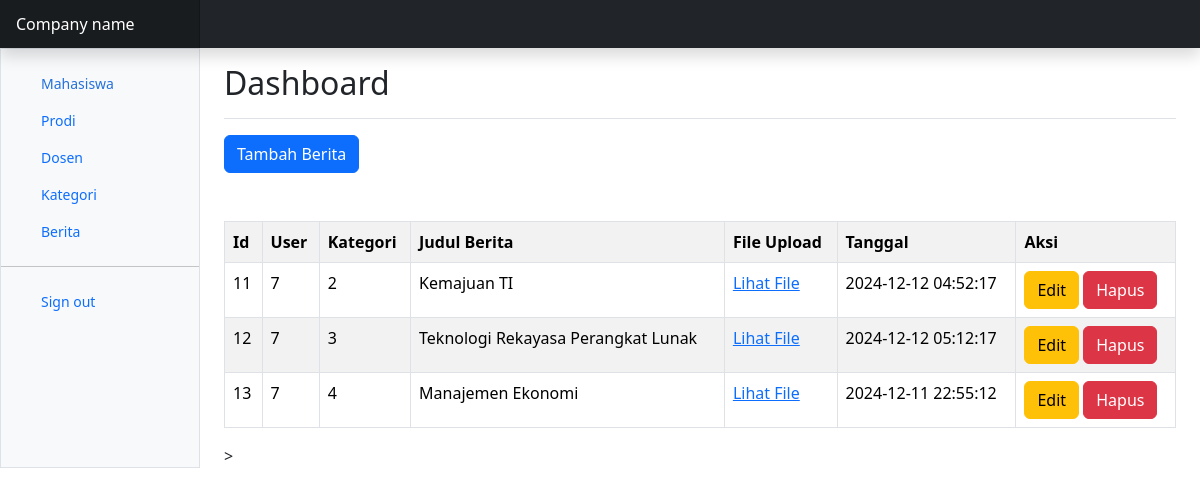
Page /admin/index.php?p=berita (signed in) on the committed database.
### tables this page shows
CREATE TABLE `berita` (
  `id` int(11) NOT NULL,
  `user_id` int(11) NOT NULL,
  `kategori_id` int(11) NOT NULL,
  `judul_berita` varchar(100) NOT NULL,
  `file_upload` varchar(100) NOT NULL,
  `isi_berita` text NOT NULL,
  `date_created` timestamp NOT NULL DEFAULT current_timestamp() ON UPDATE current_timestamp()
);

### admin/berita.php (the view, shortened to what this page needs)
<?php
$aksi = isset($_GET['aksi']) ? $_GET['aksi'] : 'list';
include('../koneksi.php');
switch ($aksi) {
    case 'list':
        ?>
        <a href="index.php?p=berita&aksi=input" class="btn btn-primary mb-5">Tambah Berita</a>
        <table class="table table-bordered table-striped">
            <tr>
                <th>Id</th>
                <th>User</th>
                <th>Kategori</th>
                <th>Judul Berita</th>
                <th>File Upload</th>
                <th>Tanggal</th>
                <th>Aksi</th>
            </tr>
            <?php
            $result = mysqli_query($db, "SELECT berita.*, kategori.nama_kategori FROM user
            INNER JOIN berita ON user.id = berita.user_id
            INNER JOIN kategori ON kategori.id = berita.kategori_id");
            while ($berita = mysqli_fetch_array($result)) {
                ?>
                <tr>
                    <td><?= $berita['id'] ?></td>
                    <td><?= $berita['user_id'] ?></td>
                    <td><?= $berita['kategori_id'] ?></td>
                    <td><?= $berita['judul_berita'] ?></td>
                    <td><a href="uploads/<?= $berita['file_upload'] ?>" target="_blank">Lihat File</a></td>
                    <td><?= $berita['date_created'] ?></td>
                    <td>
                        <a href="index.php?p=berita&aksi=edit&id_edit=<?= $berita['id'] ?>" class="btn btn-warning">Edit</a>
                        <a href="proses_berita.php?proses=delete&id=<?= $berita['id'] ?>" class="btn btn-danger" onclick="return confirm('Yakin ingin menghapus data?')">Hapus</a>
                    </td>
                </tr>
                <?php
            }
            ?>
        </table>
        <?php
        break;
        ?>
        <?php
}
?>
>

### admin/index.php (shortened to what this page needs)
<!doctype html>
<html lang="en" data-bs-theme="auto">
  <head>
    <link href="https://cdn.jsdelivr.net/npm/bootstrap@5.3.3/dist/css/bootstrap.min.css" rel="stylesheet">
    <link href="https://cdn.jsdelivr.net/npm/bootstrap-icons@1.10.5/font/bootstrap-icons.min.css" rel="stylesheet">
    <link href="../css/dashboard.css" rel="stylesheet">
  </head>
  <body>
<header class="navbar sticky-top bg-dark flex-md-nowrap p-0 shadow" data-bs-theme="dark">
  <a class="navbar-brand col-md-3 col-lg-2 me-0 px-3 fs-6 text-white" href="#">Company name</a>
</header>
<div class="container-fluid">
  <div class="row">
    <div class="sidebar border border-right col-md-3 col-lg-2 p-0 bg-body-tertiary">
      <div class="offcanvas-md offcanvas-end bg-body-tertiary" tabindex="-1" id="sidebarMenu" aria-labelledby="sidebarMenuLabel">
        <div class="offcanvas-body d-md-flex flex-column p-0 pt-lg-3 overflow-y-auto">
          <ul class="nav flex-column">
            <li class="nav-item">
              <a class="nav-link d-flex align-items-center gap-2 active" aria-current="page" href="index.php?p=mhs">
                <svg class="bi"><use xlink:href="#house-fill"/></svg>
                Mahasiswa
              </a>
            </li>
            <li class="nav-item">
              <a class="nav-link d-flex align-items-center gap-2" href="index.php?p=prodi">
                <svg class="bi"><use xlink:href="#file-earmark"/></svg>
                Prodi
              </a>
            </li>
            <li class="nav-item">
              <a class="nav-link d-flex align-items-center gap-2" href="index.php?p=dosen">
                <svg class="bi"><use xlink:href="#cart"/></svg>
                Dosen
              </a>
            </li>
            <li class="nav-item">
              <a class="nav-link d-flex align-items-center gap-2" href="index.php?p=kategori">
                <svg class="bi"><use xlink:href="#people"/></svg>
                Kategori
              </a>
            </li>
            <li class="nav-item">
              <a class="nav-link d-flex align-items-center gap-2" href="index.php?p=berita">
                <svg class="bi"><use xlink:href="#graph-up"/></svg>
                Berita
              </a>
            </li>
          </ul>
          <hr class="my-3">
          <ul class="nav flex-column mb-auto">
            <li class="nav-item">
              <a class="nav-link d-flex align-items-center gap-2" href="../logout.php">
                <svg class="bi"><use xlink:href="#door-closed"/></svg>
                Sign out
              </a>
            </li>
          </ul>
        </div>
      </div>
    </div>
    <main class="col-md-9 ms-sm-auto col-lg-10 px-md-4">
      <div class="d-flex justify-content-between flex-wrap flex-md-nowrap align-items-center pt-3 pb-2 mb-3 border-bottom">
        <h1 class="h2">Dashboard</h1>
    </div>
    <?php
         $page = isset($_GET['p']) ? $_GET['p'] : 'home.php';
         if($page == 'berita') include('berita.php');
      ?>
    </main>
  </div>
</div>
    <script src="https://cdn.jsdelivr.net/npm/chart.js@4.3.2/dist/chart.umd.js"></script><script src="dashboard.js"></script></body>
</html>

### css/dashboard.css (style rules this page uses)
.bi { display: inline-block; width: 1rem; height: 1rem; }
.sidebar .nav-link { font-size: .875rem; font-weight: 500; }
.sidebar .nav-link.active { color: #2470dc; }
.navbar-brand { padding-top: .75rem; padding-bottom: .75rem; background-color: rgba(0, 0, 0, .25); box-shadow: inset -1px 0 0 rgba(0, 0, 0, .25); }

### admin/index.php (style rules this page uses)
.bi { vertical-align: -.125em; fill: currentColor; }

### rows in the picture
berita: id "11", user "7", kategori "2", judul_berita "Kemajuan TI", date_created "2024-12-12 04:52:17"
berita: id "12", user "7", kategori "3", judul_berita "Teknologi Rekayasa Perangkat Lunak", date_created "2024-12-12 05:12:17"
berita: id "13", user "7", kategori "4", judul_berita "Manajemen Ekonomi", date_created "2024-12-11 22:55:12"
